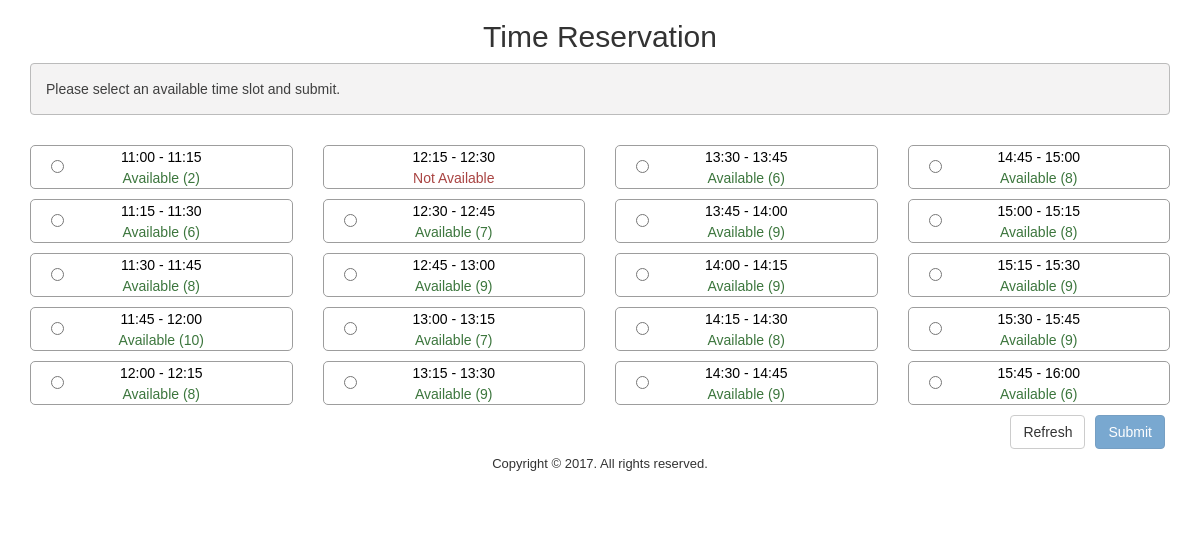
The app's page /index.php?email=e@hotmail.com with its own data.
### tables this page shows
CREATE TABLE `schedules` (
  `id` int(10) NOT NULL,
  `slots` varchar(150) DEFAULT NULL,
  `status` varchar(5) DEFAULT NULL
);

### index.php (the view, shortened to what this page needs)
<?php
include ("dbxconnect.php");
if(isset($_GET['email'])){
  $useremail = trim($_GET['email']);
  $qryFindUser = mysqli_query($conn,"SELECT a.firstname, a.emailaddress, a.schedule, b.slots
                              FROM participants a LEFT JOIN schedules b ON a.schedule = b.id
                              WHERE a.emailaddress = '{$useremail}' LIMIT 1");
  $rsFindUser = mysqli_fetch_assoc($qryFindUser);
  $rsUserSlot = $rsFindUser['slots'];
}else{
  header("Location: error.html");
}
?>
<!DOCTYPE html>
<html lang="en">
  <head>
    <link href="bower_components/bootstrap/dist/css/bootstrap.min.css" rel="stylesheet">
    <link href="style.css" rel="stylesheet">
  </head>
  <body>
    <div class="container">
      <header>
      <h2 class="text-center">Time Reservation</h2>
      </header>
      <section class="radio-container">
        <?php if($rsUserSlot) { ?>
          <div class="alert alert-success" role="alert">
          Congratulations! You are now reserved.  See you on January 17, 2017 (<strong><?php echo $rsUserSlot; ?></strong>)
          </div>
        <?php }else{ ?>
          <div class="alert alert-empty" role="alert">
          Please select an available time slot and submit.
          </div>
        <?php } ?>
        <div class="row radio-row">
          <p>
          <?php
          $qrySched = mysqli_query($conn,"SELECT * FROM schedules");
          $cntSched = mysqli_num_rows($qrySched);
          $cntColumn = 4;
          $numRow = ($cntSched/$cntColumn);
          $arrNumRow = explode('.', $numRow);
          $cntNewRow = $arrNumRow[0];
          $cnt = 0;
          $cntSchedLoop = 0;
          if($cntSched>0){
            while ($row = mysqli_fetch_assoc($qrySched))
            {
              $numSchedStatus = $row['status'];
              if($numSchedStatus!=0){
                $strSchedStatusColor = "text-success";
                $strSchedStatus = "Available (".$numSchedStatus.")";
                $strRadioHide = '';
              }else{
                $strSchedStatusColor = "text-danger";
                $strSchedStatus = "Not Available";
                $strRadioHide = 'hidden="hidden"';
              }
              if($cnt == 0){
              ?>
                <div class="col-xs-12 col-sm-12 col-md-3">
                    <ul class="list-unstyled">
                      <?php
                      }
                      ?>
                          <?php  $cnt++; $cntSchedLoop++; ?>
                          <li>
                            <div class="radio-list">
                              <div class="radio-space">
                                <input type="radio" name="radioReserve" value="<?php echo $row['id']; ?>" <?php echo $strRadioHide; ?>>
                              </div>
                              <div class="radio-content">
                                <input type="text" value="<?php echo $row['slots']; ?>" class="input-label" readonly="readonly">
                                <br/>
                                <span class="<?php echo $strSchedStatusColor; ?>"><?php echo $strSchedStatus; ?></span>
                              </div>
                            </div>
                          </li>
                      <?php
                      if($cnt == $cntNewRow || $cntSchedLoop == $cntSched){
                        $cnt = 0;
                      ?>
                    </ul>
                </div>
              <?php
              }
            }
          }
          ?>
        </div>
        <?php if(!$rsUserSlot) {  ?>
        <div class="row text-center">
          <div class="col-xs-12 col-sm-12">
            <button type="button" class="btn btn-primary pull-right" id="btnSubmit"  data-toggle="modal" data-target="#myModal" disabled="disabled">Submit</button>
            <button type="button" class="btn btn-default pull-right" id="btnRefresh">Refresh</button>
          </div>
        </div>
        <?php } ?>
      </section>
      <footer>
       <div>Copyright &copy; 2017. All rights reserved.</div>
      </footer>
    </div>
  </body>
</html>

### style.css (style rules this page uses)
* { font-family: myriad-pro,sans-serif; }
footer { font-size: 13px; width: 100%; text-align: center; padding-top: 6px; margin-bottom: 58px; }
.radio-container button { margin: 0 5px 0 5px; }
.radio-container .radio-row ul li { margin: 0 0 10px 0; }
.radio-container .radio-space { position: absolute; padding: 10px 20px; }
.radio-container .radio-content { display: inline-block; width: 100%; text-align: center; }
.radio-container .radio-list { border:1px solid #9D9D9D; border-radius: 5px; }
.radio-container .input-label { border:none; background-color: white; text-align: center; color: #000; }
.alert-empty { color: #3f3f3f; background-color: #f4f3f3; border-color: #bbbbbb; }

### records on screen
schedules: slots "11:00 - 11:15", status "Available (2)"
schedules: slots "11:15 - 11:30", status "Available (6)"
schedules: slots "11:30 - 11:45", status "Available (8)"
schedules: slots "11:45 - 12:00", status "Available (10)"
schedules: slots "12:00 - 12:15", status "Available (8)"
schedules: slots "12:15 - 12:30", status "Not Available"
schedules: slots "12:30 - 12:45", status "Available (7)"
schedules: slots "12:45 - 13:00", status "Available (9)"
schedules: slots "13:00 - 13:15", status "Available (7)"
schedules: slots "13:15 - 13:30", status "Available (9)"
schedules: slots "13:30 - 13:45", status "Available (6)"
schedules: slots "13:45 - 14:00", status "Available (9)"
schedules: slots "14:00 - 14:15", status "Available (9)"
schedules: slots "14:15 - 14:30", status "Available (8)"
schedules: slots "14:30 - 14:45", status "Available (9)"
schedules: slots "14:45 - 15:00", status "Available (8)"
schedules: slots "15:00 - 15:15", status "Available (8)"
schedules: slots "15:15 - 15:30", status "Available (9)"
schedules: slots "15:30 - 15:45", status "Available (9)"
schedules: slots "15:45 - 16:00", status "Available (6)"
